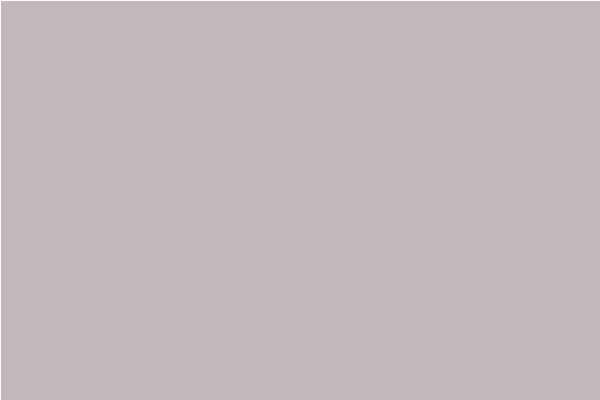
Frame 1 (no input)
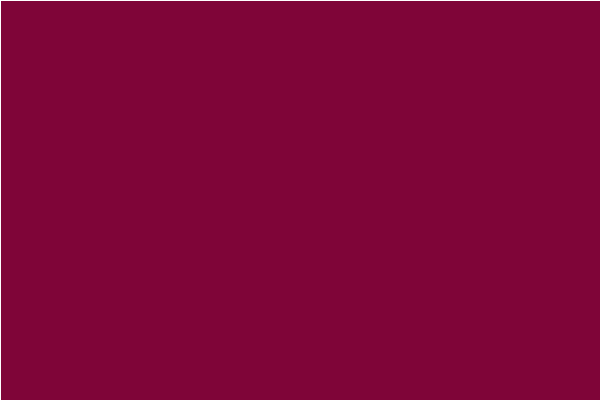
Frame 60 (the mouse pressed at the canvas centre just before this capture)
Frame 120 (the mouse held since frame 60 and released just before this capture): identical to frame 60, image omitted

The Processing sketch that drew these frames (run headless with seeded random() and noise(); from frame 60 on, the mouse is pressed at the canvas centre):

// Processing sketch: p5
// ── p5.pde
float mouseSpeed;
color bg = color(120,0,50,25);
color circleColor = color(255);
void setup() {
 size(600,400);
 stroke(255);
}

void draw() {
 fill(120,0,50,25);
 rect(0,0,width,height);
 mouseSpeed = distTraveled(mouseX, mouseY);
 //mousePressed?fill(255):noFill();
 fill(mousePressed?circleColor:bg); //tasty syntactic sugar. 
 ellipse(mouseX,mouseY,mouseSpeed,mouseSpeed); 
 
}

float distTraveled(int x, int y) {
 float dist;
 dist = sqrt(sq(x - pmouseX) + sq(y - pmouseY));
 return dist;
}
